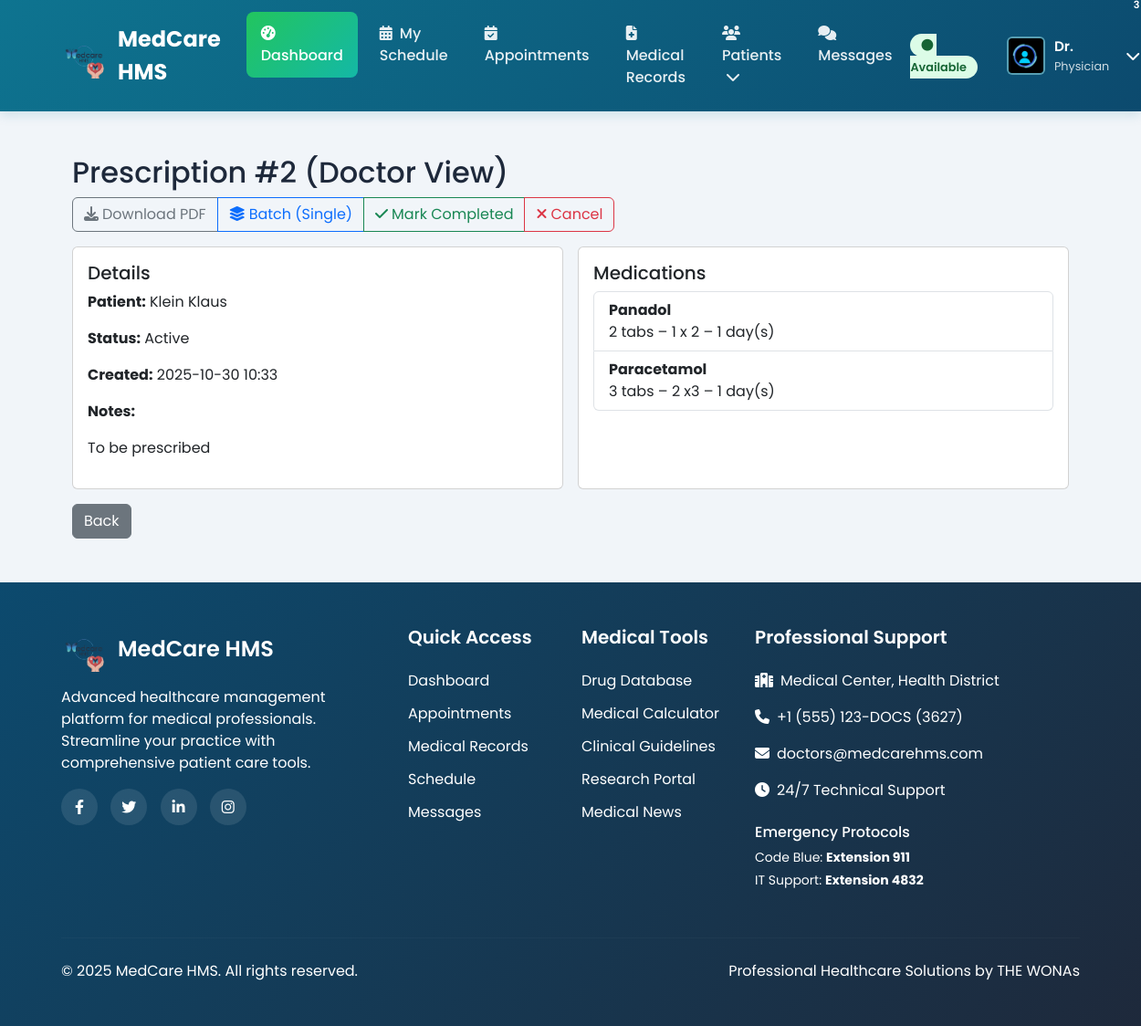
Page /prescriptions/doctor/2/ (signed in) on the committed database.
### prescriptions/models.py (models this page shows, shortened)
class Prescription(models.Model):
    STATUS_CHOICES = (
        ('ACTIVE', 'Active'),
        ('COMPLETED', 'Completed'),
        ('CANCELLED', 'Cancelled'),
    )
    patient = models.ForeignKey(PatientProfile, on_delete=models.CASCADE, related_name='prescriptions')
    doctor = models.ForeignKey(DoctorProfile, on_delete=models.SET_NULL, null=True, related_name='prescriptions')
    medical_record = models.ForeignKey(MedicalRecord, on_delete=models.SET_NULL, null=True, blank=True, related_name='linked_prescriptions')
    notes = models.TextField(blank=True, null=True)
    status = models.CharField(max_length=20, choices=STATUS_CHOICES, default='ACTIVE')
    created_at = models.DateTimeField(auto_now_add=True)
    updated_at = models.DateTimeField(auto_now=True)
    class Meta:
        ordering = ['-created_at']

class PrescribedMedication(models.Model):
    prescription = models.ForeignKey(Prescription, on_delete=models.CASCADE, related_name='medications')
    medication_name = models.CharField(max_length=255)
    dosage = models.CharField(max_length=255, help_text="e.g., 500 mg")
    frequency = models.CharField(max_length=255, help_text="e.g., Twice a day")
    duration_days = models.PositiveIntegerField(default=1)
    instructions = models.TextField(blank=True, null=True)

### patients/models.py (models this page shows, shortened)
class PatientProfile(models.Model):
    GENDER_CHOICES = (('Male', 'Male'), ('Female', 'Female'), ('Other', 'Other'))
    BLOOD_GROUP_CHOICES = (
        ('A+', 'A+'), ('A-', 'A-'), ('B+', 'B+'), ('B-', 'B-'),
        ('AB+', 'AB+'), ('AB-', 'AB-'), ('O+', 'O+'), ('O-', 'O-'),
    )
    user = models.OneToOneField(User, on_delete=models.CASCADE, related_name='patientprofile')
    profile_picture = models.ImageField(upload_to=get_patient_image_path, null=True, blank=True, default='static/profile_pictures/default.jpeg')
    date_of_birth = models.DateField(null=True, blank=True)
    gender = models.CharField(max_length=10, choices=GENDER_CHOICES, null=True, blank=True)
    address = models.TextField(max_length=500, null=True, blank=True)
    blood_group = models.CharField(max_length=3, choices=BLOOD_GROUP_CHOICES, null=True, blank=True)
    emergency_contact_name = models.CharField(max_length=100, null=True, blank=True)
    emergency_contact_number = models.CharField(max_length=20, null=True, blank=True)
    medical_history = models.TextField(null=True, blank=True, help_text="Allergies, chronic conditions, etc.")
    insurance_provider = models.CharField(max_length=100, null=True, blank=True)
    insurance_policy_number = models.CharField(max_length=100, null=True, blank=True)

### prescriptions/views.py (the view)
# urls.py: path('doctor/<int:pk>/', views.prescription_detail_doctor_view, name='doctor_prescription_detail'),
@login_required
@doctor_required
def prescription_detail_doctor_view(request, pk):
    prescription = get_object_or_404(Prescription.objects.select_related('patient__user', 'doctor__user'), pk=pk)
    return render(request, 'prescriptions/prescription_detail_doctor.html', {'prescription': prescription})

### accounts/templatetags/profile_tags.py (called while the page is built)
@register.simple_tag
def get_profile_image_url(user):
    try:
        if hasattr(user, 'doctorprofile') and user.doctorprofile.profile_picture:
            return user.doctorprofile.profile_picture.url
        elif hasattr(user, 'patientprofile') and user.patientprofile.profile_picture:
            return user.patientprofile.profile_picture.url
        elif hasattr(user, 'receptionistprofile') and user.receptionistprofile.profile_picture:
            return user.receptionistprofile.profile_picture.url
    except (AttributeError, ValueError):
        pass
    return '/static/profile_pictures/default.jpeg'

@register.simple_tag
def get_user_initials(user):
    if user.first_name and user.last_name:
        return f"{user.first_name[0]}{user.last_name[0]}".upper()
    elif user.first_name:
        return user.first_name[0].upper()
    elif user.username:
        return user.username[0].upper()
    return "U"

@register.simple_tag
def get_user_role_color(user):
    try:
        if hasattr(user, 'doctorprofile'):
            return '#14B8A6'  # Teal accent for doctors
        elif hasattr(user, 'patientprofile'):
            return '#0E7490'  # Primary teal for patients
        elif hasattr(user, 'receptionistprofile'):
            return '#5ce9f6'  # Purple accent for receptionists
    except AttributeError:
        pass
    return '#14B8A6'  # Default to teal

@register.inclusion_tag('components/profile_image.html')
def profile_image(user, size="40", css_class="user-avatar", show_fallback=True):
    return {
        'user': user,
        'size': size,
        'css_class': css_class,
        'show_fallback': show_fallback,
        'image_url': get_profile_image_url(user),
        'initials': get_user_initials(user),
        'role_color': get_user_role_color(user),
    }

### notifications/context_processors.py (called while the page is built)
def unread_notifications(request):
    if request.user.is_authenticated:
        count = Notification.objects.filter(recipient=request.user, is_read=False).count()
        return {'unread_notifications_count': count}
    return {}

### templates/prescriptions/prescription_detail_doctor.html (shortened to what this page needs)
{% extends 'base_doctor.html' %}
{% block content %}
<div class="container py-4">
  <h2>Prescription #{{ prescription.id }} (Doctor View)</h2>
  <div class="mb-3 btn-group">
    <a href="{% url 'prescriptions:prescription_download' prescription.id %}" class="btn btn-outline-secondary"><i class="fas fa-download me-1"></i>Download PDF</a>
    <a href="{% url 'prescriptions:prescription_batch_download' %}?ids={{ prescription.id }}" class="btn btn-outline-primary"><i class="fas fa-layer-group me-1"></i>Batch (Single)</a>
    {% if prescription.status == 'ACTIVE' %}
      <button class="btn btn-outline-success" id="btn-complete" data-status="COMPLETED"><i class="fas fa-check me-1"></i>Mark Completed</button>
      <button class="btn btn-outline-danger" id="btn-cancel" data-status="CANCELLED"><i class="fas fa-times me-1"></i>Cancel</button>
    {% endif %}
  </div>
  <div class="row g-3">
    <div class="col-md-6">
      <div class="card h-100"><div class="card-body">
        <h5 class="card-title">Details</h5>
        <p><strong>Patient:</strong> {{ prescription.patient.user.get_full_name }}</p>
        <p><strong>Status:</strong> {{ prescription.get_status_display }}</p>
        <p><strong>Created:</strong> {{ prescription.created_at|date:'Y-m-d H:i' }}</p>
        {% if prescription.notes %}<p><strong>Notes:</strong><br>{{ prescription.notes|linebreaks }}</p>{% endif %}
      </div></div>
    </div>
    <div class="col-md-6">
      <div class="card h-100"><div class="card-body">
        <h5 class="card-title">Medications</h5>
        <ul class="list-group">
          {% for m in prescription.medications.all %}
            <li class="list-group-item">
              <strong>{{ m.medication_name }}</strong><br>
              {{ m.dosage }} – {{ m.frequency }} – {{ m.duration_days }} day(s)
            </li>
          {% empty %}
            <li class="list-group-item text-muted">No medications added.</li>
          {% endfor %}
        </ul>
      </div></div>
    </div>
  </div>
  <div class="mt-3"><a href="javascript:history.back()" class="btn btn-secondary">Back</a></div>
</div>
{% endblock %}

### static/css/themes/doctor-theme.css (style rules this page uses)
:root { --doctor-primary: #14B8A6; --doctor-primary-dark: #0F766E; --doctor-primary-light: #5EEAD4; --doctor-secondary: #0284C7; --doctor-accent: #22C55E; --doctor-warning: #F59E0B; --doctor-danger: #EF4444; --doctor-success: #10B981; --doctor-gradient-primary: linear-gradient(135deg, #14B8A6 0%, #0F766E 100%); --doctor-gradient-secondary: linear-gradient(135deg, #0284C7 0%, #0369A1 100%); --doctor-gradient-card: linear-gradient(145deg, #ffffff 0%, #f8fafc 100%); --doctor-shadow-primary: 0 4px 20px rgba(20, 184, 166, 0.25); --doctor-shadow-card: 0 8px 32px rgba(15, 118, 110, 0.15); --doctor-shadow-hover: 0 12px 40px rgba(20, 184, 166, 0.3); }

### templates/base_doctor.html (style rules this page uses)
:root { --primary-teal: #0E7490; --primary-dark-teal: #0C4A6E; --sky-blue: #0284C7; --light-sky-blue: #38BDF8; --background-light: #F1F5F9; --background-white: #FFFFFF; --accent-blue: #14B8A6; --text-dark: #1E293B; --accent-green: #22C55E; --accent-orange: #F97316; }
* { font-family: 'Poppins', sans-serif; }
body { background-color: var(--background-light); color: var(--text-dark); display: flex; flex-direction: column; min-height: 100vh; }

### templates/components/messages.html (style rules this page uses)
:root { --message-success: #10b981; --message-success-bg: #ecfdf5; --message-success-border: #a7f3d0; --message-success-text: #065f46; --message-error: #ef4444; --message-error-bg: #fef2f2; --message-error-border: #fecaca; --message-error-text: #991b1b; --message-warning: #f59e0b; --message-warning-bg: #fffbeb; --message-warning-border: #fed7aa; --message-warning-text: #92400e; --message-info: #3b82f6; --message-info-bg: #eff6ff; --message-info-border: #bfdbfe; --message-info-text: #1e40af; --message-slide-duration: 300ms; --message-fade-duration: 250ms; --message-scale-duration: 200ms; }

### rows in the picture
Prescription: id "2", patient.user.get_full_name "Klein Klaus", status "Active", created_at "2025-10-30 10:33", notes "To be prescribed"
PrescribedMedication: medication_name "Panadol", dosage "2 tabs", frequency "1 x 2", duration_days "1"
PrescribedMedication: medication_name "Paracetamol", dosage "3 tabs", frequency "2 x3", duration_days "1"
